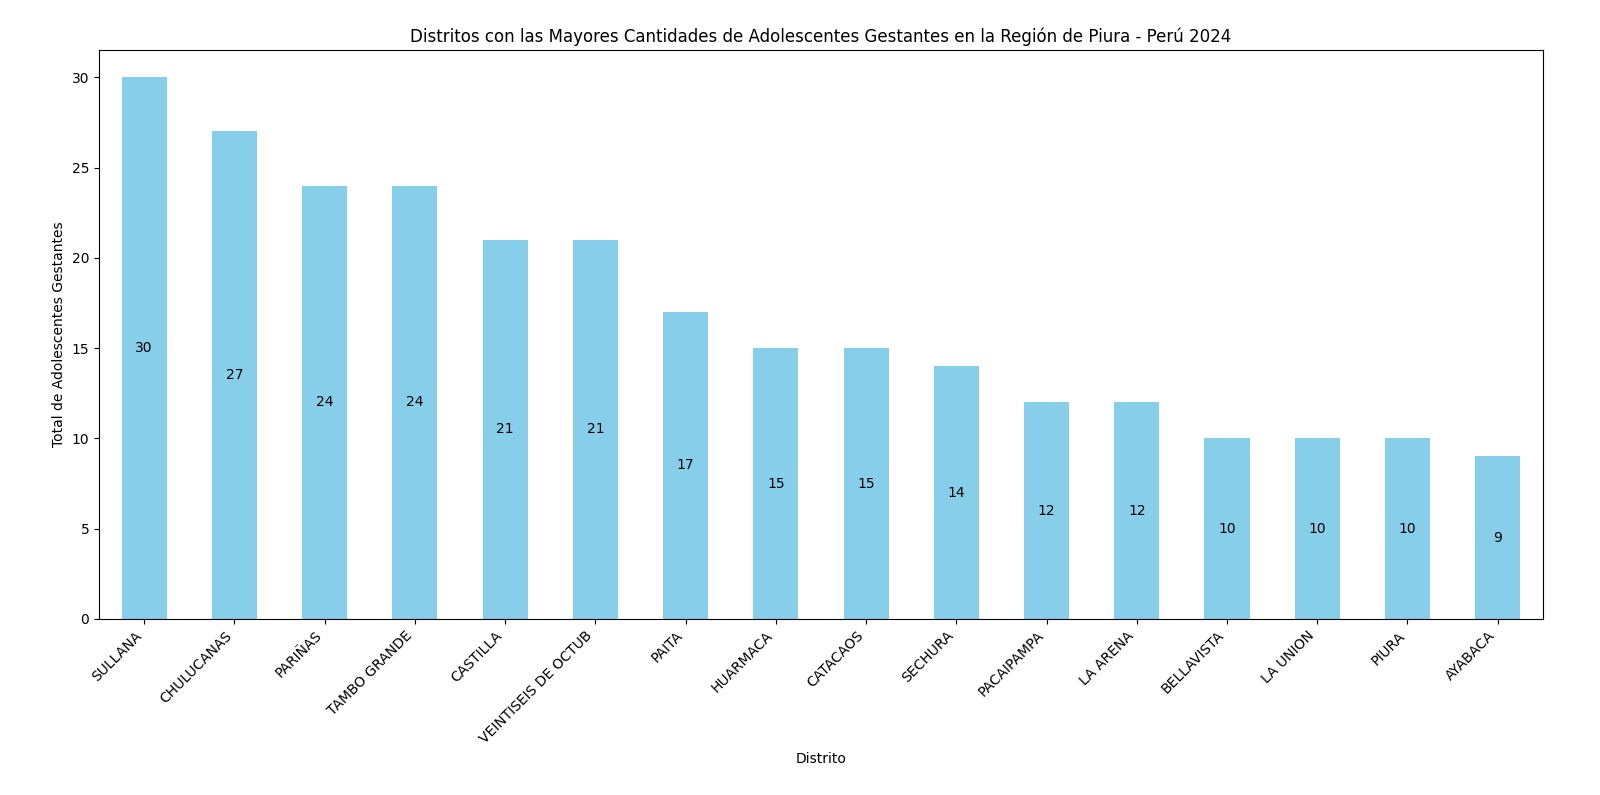

This figure's Python source:
import pandas as pd
import matplotlib.pyplot as plt

# Cargar los datos desde el archivo CSV
data = pd.read_csv('DATAGESADOLESCENTEENERO2024_0.csv', encoding='latin1')

# Sumar el total de adolescentes gestantes por rango de edad
data['Total'] = data['G_AD_9_11'] + data['G_AD_12_17'] + data['G_AD_18']

# Agrupar por distrito y calcular el total de adolescentes gestantes
total_por_distrito = data.groupby('DISTRITO')['Total'].sum().sort_values(ascending=False)

# Filtrar los distritos con las mayores cantidades
mayores_cantidades = total_por_distrito[total_por_distrito >= total_por_distrito.quantile(0.75)]

# Crear el gráfico de barras
plt.figure(figsize=(10, 6))
bars = mayores_cantidades.plot(kind='bar', color='skyblue')
plt.title('Distritos con las Mayores Cantidades de Adolescentes Gestantes en la Región de Piura - Perú 2024')
plt.xlabel('Distrito')
plt.ylabel('Total de Adolescentes Gestantes')
plt.xticks(rotation=45, ha='right')

# Agregar etiquetas dentro de las barras
for bar in bars.patches:
    # Obtener el valor de la barra
    height = bar.get_height()
    # Colocar el valor como etiqueta dentro de la barra
    plt.text(bar.get_x() + bar.get_width() / 2, height / 2, '%d' % int(height),
             ha='center', va='center', color='black')

plt.tight_layout()
plt.show()
